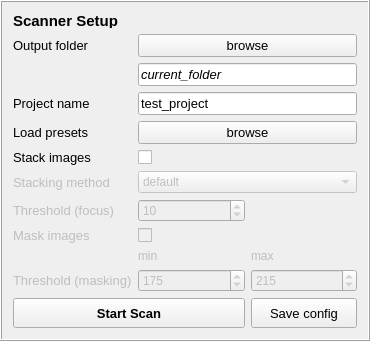
     <widget class="QFrame" name="frame_scannerSetup">
      <property name="sizePolicy">
       <sizepolicy hsizetype="Preferred" vsizetype="Preferred">
        <horstretch>0</horstretch>
        <verstretch>0</verstretch>
       </sizepolicy>
      </property>
      <property name="minimumSize">
       <size>
        <width>370</width>
        <height>0</height>
       </size>
      </property>
      <property name="autoFillBackground">
       <bool>false</bool>
      </property>
      <property name="frameShape">
       <enum>QFrame::Box</enum>
      </property>
      <property name="frameShadow">
       <enum>QFrame::Raised</enum>
      </property>
      <layout class="QGridLayout" name="gridLayout_4">
       <item row="11" column="0">
        <widget class="QLabel" name="label_thresholdMasking">
         <property name="enabled">
          <bool>false</bool>
         </property>
         <property name="font">
          <font>
           <pointsize>10</pointsize>
          </font>
         </property>
         <property name="text">
          <string>Threshold (masking)</string>
         </property>
        </widget>
       </item>
       <item row="2" column="0">
        <widget class="QLabel" name="label_outputFolder">
         <property name="font">
          <font>
           <pointsize>10</pointsize>
          </font>
         </property>
         <property name="text">
          <string>Output folder</string>
         </property>
        </widget>
       </item>
       <item row="4" column="1" colspan="2">
        <widget class="QLineEdit" name="lineEdit_projectName">
         <property name="font">
          <font>
           <pointsize>10</pointsize>
          </font>
         </property>
         <property name="text">
          <string>test_project</string>
         </property>
        </widget>
       </item>
       <item row="1" column="0">
        <widget class="QLabel" name="label_scannerSetup">
         <property name="maximumSize">
          <size>
           <width>16777215</width>
           <height>15</height>
          </size>
         </property>
         <property name="font">
          <font>
           <pointsize>11</pointsize>
           <weight>75</weight>
           <bold>true</bold>
          </font>
         </property>
         <property name="layoutDirection">
          <enum>Qt::LeftToRight</enum>
         </property>
         <property name="text">
          <string>Scanner Setup</string>
         </property>
        </widget>
       </item>
       <item row="9" column="0">
        <widget class="QLabel" name="label_maskImages">
         <property name="enabled">
          <bool>false</bool>
         </property>
         <property name="font">
          <font>
           <pointsize>10</pointsize>
          </font>
         </property>
         <property name="text">
          <string>Mask images</string>
         </property>
        </widget>
       </item>
       <item row="2" column="1" colspan="2">
        <widget class="QPushButton" name="pushButton_browseOutput">
         <property name="font">
          <font>
           <pointsize>10</pointsize>
          </font>
         </property>
         <property name="text">
          <string>browse</string>
         </property>
        </widget>
       </item>
       <item row="11" column="2">
        <widget class="QSpinBox" name="spinBox_thresholdMax">
         <property name="enabled">
          <bool>false</bool>
         </property>
         <property name="font">
          <font>
           <pointsize>9</pointsize>
          </font>
         </property>
         <property name="maximum">
          <number>254</number>
         </property>
         <property name="value">
          <number>215</number>
         </property>
        </widget>
       </item>
       <item row="4" column="0">
        <widget class="QLabel" name="label_projectName">
         <property name="font">
          <font>
           <pointsize>10</pointsize>
          </font>
         </property>
         <property name="text">
          <string>Project name</string>
         </property>
        </widget>
       </item>
       <item row="6" column="0">
        <widget class="QLabel" name="label_stackImages">
         <property name="font">
          <font>
           <pointsize>10</pointsize>
          </font>
         </property>
         <property name="text">
          <string>Stack images</string>
         </property>
        </widget>
       </item>
       <item row="10" column="1">
        <widget class="QLabel" name="label_thresholdMaskingMin">
         <property name="enabled">
          <bool>false</bool>
         </property>
         <property name="maximumSize">
          <size>
           <width>16777215</width>
           <height>20</height>
          </size>
         </property>
         <property name="text">
          <string>min</string>
         </property>
        </widget>
       </item>
       <item row="5" column="1" colspan="2">
        <widget class="QPushButton" name="pushButton_browsePresets">
         <property name="font">
          <font>
           <pointsize>10</pointsize>
          </font>
         </property>
         <property name="text">
          <string>browse</string>
         </property>
        </widget>
       </item>
       <item row="7" column="1" colspan="2">
        <widget class="QComboBox" name="comboBox_stackingMethod">
         <property name="enabled">
          <bool>false</bool>
         </property>
         <property name="currentText">
          <string>default</string>
         </property>
         <item>
          <property name="text">
           <string>default</string>
          </property>
         </item>
         <item>
          <property name="text">
           <string>gray projector = 1-star</string>
          </property>
         </item>
         <item>
          <property name="text">
           <string>save masks</string>
          </property>
         </item>
        </widget>
       </item>
       <item row="7" column="0">
        <widget class="QLabel" name="label_stackingMethod">
         <property name="enabled">
          <bool>false</bool>
         </property>
         <property name="font">
          <font>
           <pointsize>10</pointsize>
          </font>
         </property>
         <property name="text">
          <string>Stacking method</string>
         </property>
        </widget>
       </item>
       <item row="11" column="1">
        <widget class="QSpinBox" name="spinBox_thresholdMin">
         <property name="enabled">
          <bool>false</bool>
         </property>
         <property name="font">
          <font>
           <pointsize>9</pointsize>
          </font>
         </property>
         <property name="maximum">
          <number>254</number>
         </property>
         <property name="value">
          <number>175</number>
         </property>
        </widget>
       </item>
       <item row="10" column="2">
        <widget class="QLabel" name="label_thresholdMaskingMax">
         <property name="enabled">
          <bool>false</bool>
         </property>
         <property name="maximumSize">
          <size>
           <width>16777215</width>
           <height>20</height>
          </size>
         </property>
         <property name="text">
          <string>max</string>
         </property>
        </widget>
       </item>
       <item row="8" column="0">
        <widget class="QLabel" name="label_thresholdFocus">
         <property name="enabled">
          <bool>false</bool>
         </property>
         <property name="font">
          <font>
           <pointsize>10</pointsize>
          </font>
         </property>
         <property name="text">
          <string>Threshold (focus)</string>
         </property>
        </widget>
       </item>
       <item row="5" column="0">
        <widget class="QLabel" name="label_loadPresets">
         <property name="font">
          <font>
           <pointsize>10</pointsize>
          </font>
         </property>
         <property name="text">
          <string>Load presets</string>
         </property>
        </widget>
       </item>
       <item row="6" column="1">
        <widget class="QCheckBox" name="checkBox_stackImages">
         <property name="font">
          <font>
           <pointsize>10</pointsize>
          </font>
         </property>
         <property name="text">
          <string/>
         </property>
        </widget>
       </item>
       <item row="8" column="1">
        <widget class="QSpinBox" name="spinBox_thresholdFocus">
         <property name="enabled">
          <bool>false</bool>
         </property>
         <property name="font">
          <font>
           <pointsize>9</pointsize>
          </font>
         </property>
         <property name="maximum">
          <number>500</number>
         </property>
         <property name="value">
          <number>10</number>
         </property>
        </widget>
       </item>
       <item row="9" column="1">
        <widget class="QCheckBox" name="checkBox_maskImages">
         <property name="enabled">
          <bool>false</bool>
         </property>
         <property name="font">
          <font>
           <pointsize>10</pointsize>
          </font>
         </property>
         <property name="text">
          <string/>
         </property>
        </widget>
       </item>
       <item row="12" column="2">
        <widget class="QPushButton" name="pushButton_saveConfig">
         <property name="minimumSize">
          <size>
           <width>0</width>
           <height>30</height>
          </size>
         </property>
         <property name="font">
          <font>
           <pointsize>10</pointsize>
           <weight>50</weight>
           <bold>false</bold>
          </font>
         </property>
         <property name="text">
          <string>Save config</string>
         </property>
        </widget>
       </item>
       <item row="12" column="0" colspan="2">
        <widget class="QPushButton" name="pushButton_startScan">
         <property name="minimumSize">
          <size>
           <width>0</width>
           <height>30</height>
          </size>
         </property>
         <property name="font">
          <font>
           <pointsize>10</pointsize>
           <weight>75</weight>
           <bold>true</bold>
          </font>
         </property>
         <property name="text">
          <string>Start Scan</string>
         </property>
        </widget>
       </item>
       <item row="3" column="1" colspan="2">
        <widget class="QLineEdit" name="lineEdit_outputLocation">
         <property name="font">
          <font>
           <pointsize>10</pointsize>
           <italic>true</italic>
          </font>
         </property>
         <property name="text">
          <string>current_folder</string>
         </property>
        </widget>
       </item>
      </layout>
     </widget>
